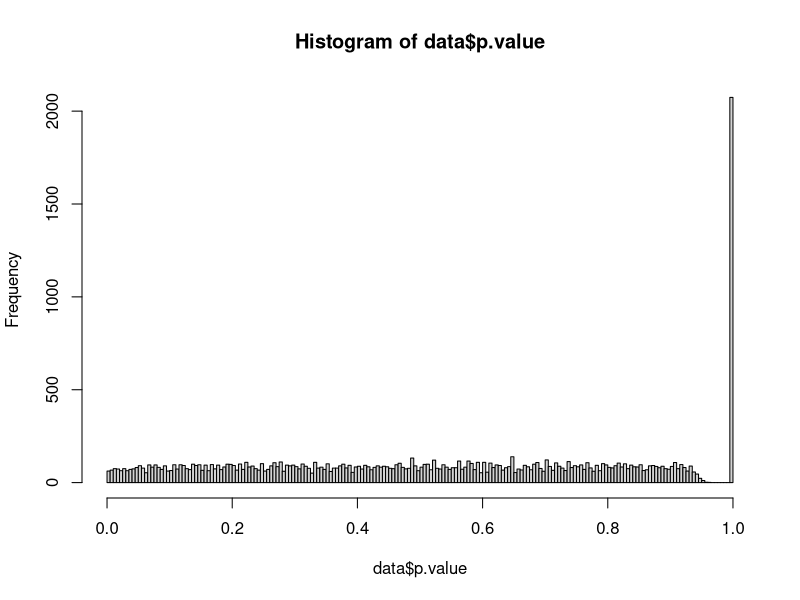
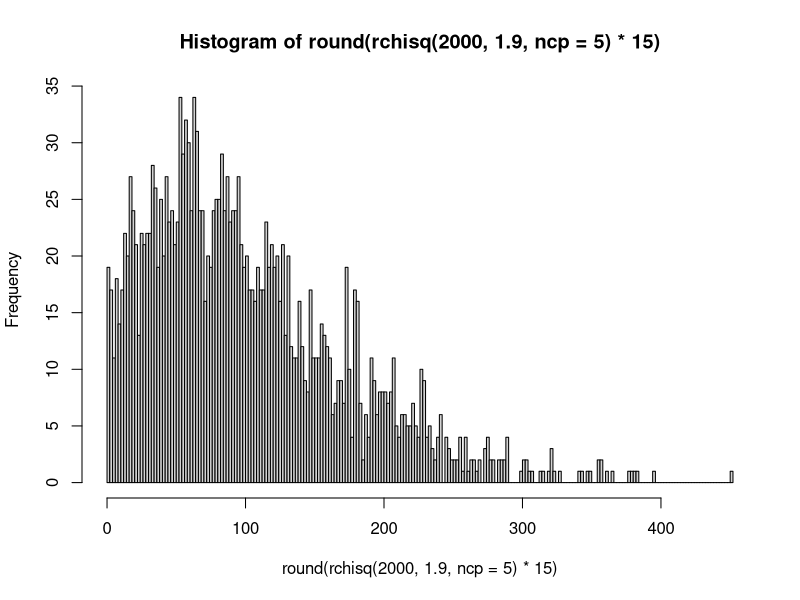
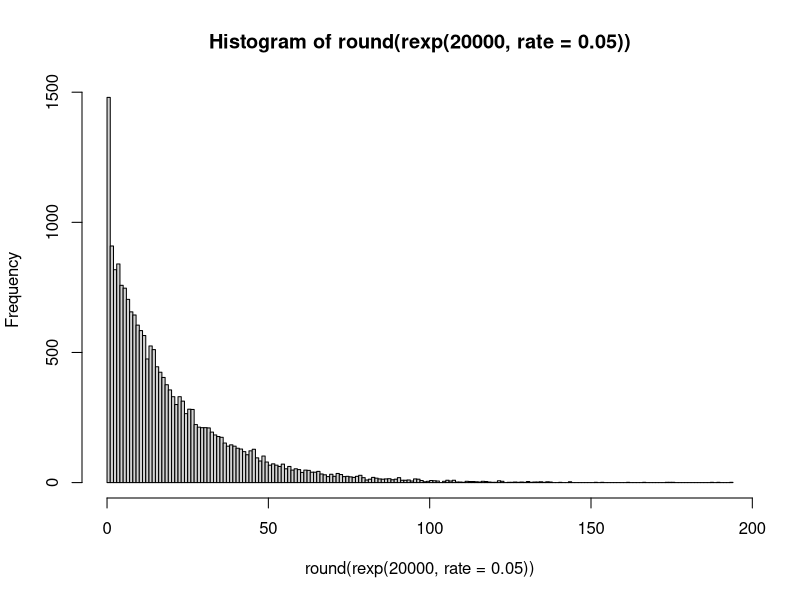

The R script that drew these images, in order:
library(data.table)

# Simulate p-value distribution
p.distribution <- function(n,prob.s){
# sample total mutations as chisq dist
total.mut <- round(rchisq(n, 1.9, ncp = 5)*15)
# sample S as binom dist
data <- data.table("S"=rbinom(n,total.mut,prob.s),"total.mut"=total.mut)
data[,N:=total.mut-S]
# remove those with no mutations at all
data <- data[total.mut!=0]
# calculate p-values
test <- function(x, p, n){binom.test(x, n, p, alternative="two.sided")$p.value}
data[,p.value:=mapply(test, S, prob.s, total.mut)]
return(data)
}

data <- p.distribution(18000,0.28)

# p-value histogram
hist(data$p.value,breaks=200)

# which are the highest p-vaues
data[p.value>0.95 & p.value!=1]

# histogram of total mutation number
hist(round(rchisq(2000, 1.9, ncp = 5)*15),breaks=200)

# for skin
hist(round(rexp(20000, rate = 0.05)),breaks=200)